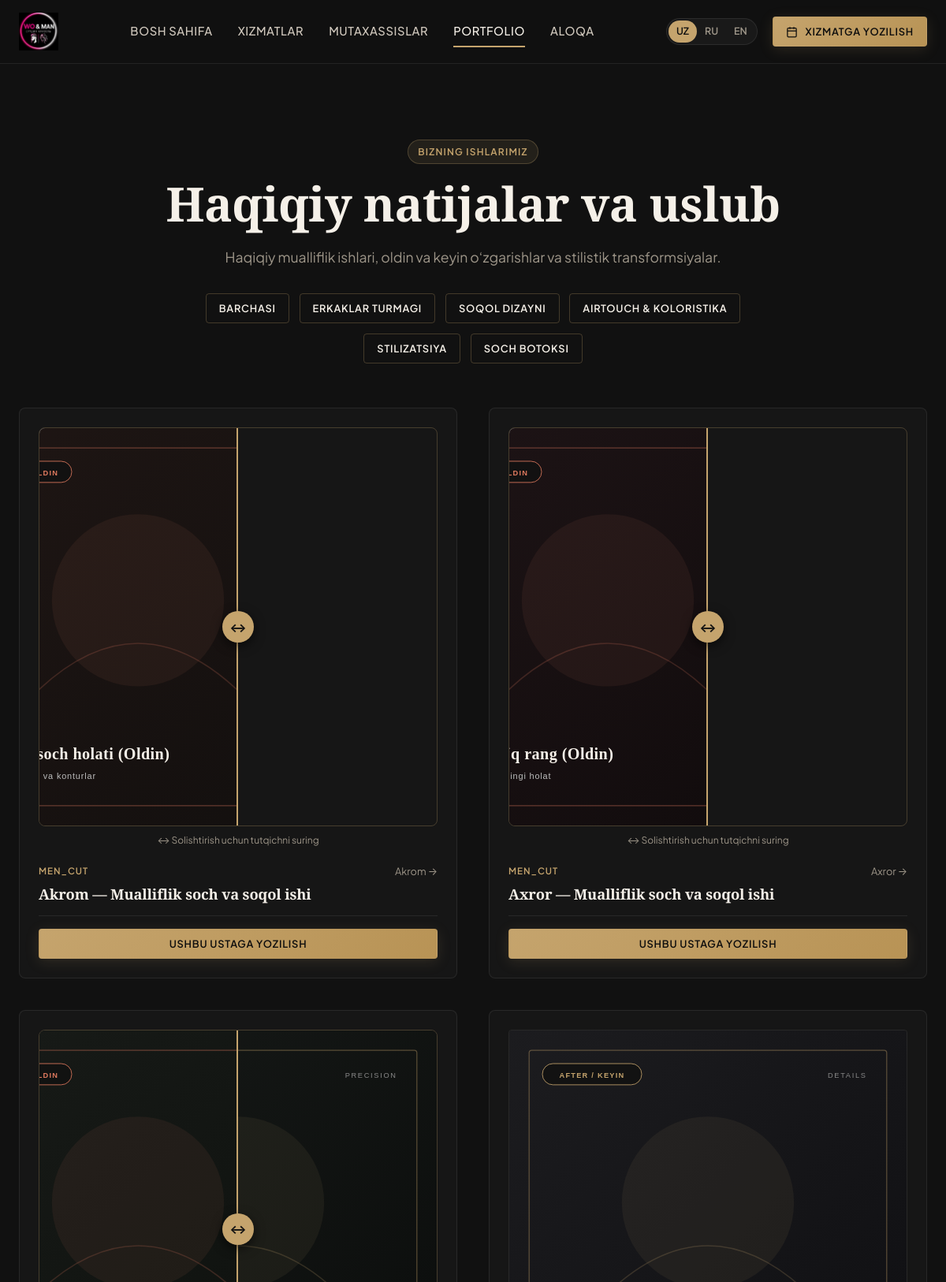
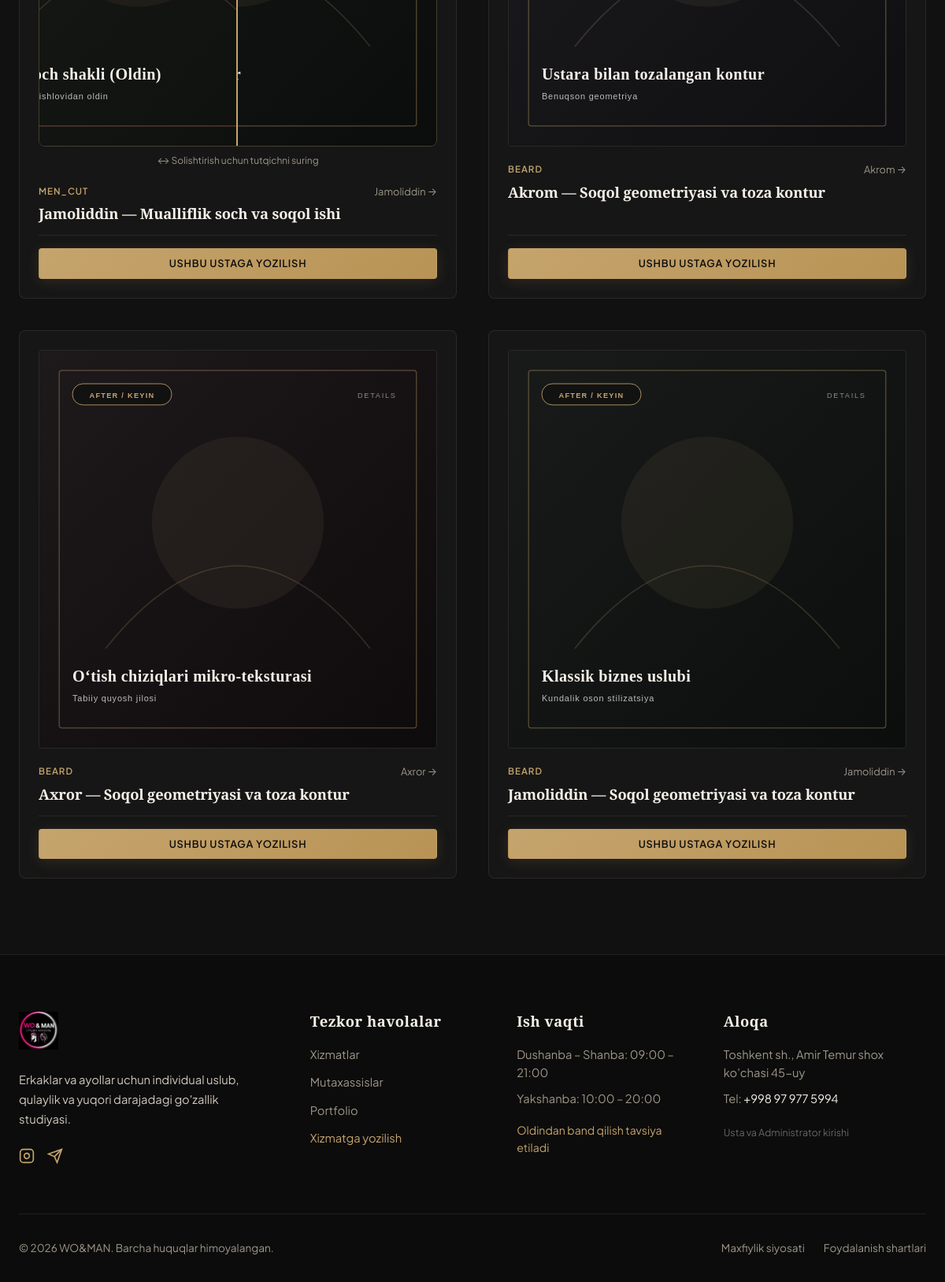
The app's page /portfolio with its own data (2 pictures, top to bottom).
### app/models.py (models this page shows)
class StudioSetting(db.Model):
    __tablename__ = 'studio_settings'
    key = db.Column(db.String(64), primary_key=True)
    value = db.Column(db.Text, nullable=True)
    description = db.Column(db.String(255), nullable=True)
    updated_at = db.Column(db.DateTime, default=datetime.utcnow, onupdate=datetime.utcnow)

class PortfolioItem(db.Model):
    __tablename__ = 'portfolio_items'
    id = db.Column(db.Integer, primary_key=True)
    professional_id = db.Column(db.Integer, db.ForeignKey('professionals.id', ondelete='CASCADE'), nullable=False, index=True)
    title_uz = db.Column(db.String(150), nullable=False)
    title_ru = db.Column(db.String(150), nullable=False)
    title_en = db.Column(db.String(150), nullable=False)
    category = db.Column(db.String(50), default='styling') # men_cut, beard, women_cut, color, treatment, styling
    image_url = db.Column(db.String(255), nullable=False)
    before_image_url = db.Column(db.String(255), nullable=True) # Optional before photo for before/after comparison
    video_url = db.Column(db.String(255), nullable=True)
    is_featured = db.Column(db.Boolean, default=False)
    is_approved = db.Column(db.Boolean, default=True)
    sort_order = db.Column(db.Integer, default=0)
    created_at = db.Column(db.DateTime, default=datetime.utcnow)

class Professional(db.Model):
    __tablename__ = 'professionals'
    id = db.Column(db.Integer, primary_key=True)
    user_id = db.Column(db.Integer, db.ForeignKey('users.id', ondelete='SET NULL'), nullable=True)
    slug = db.Column(db.String(80), unique=True, nullable=False, index=True)
    name = db.Column(db.String(120), nullable=False)
    title_uz = db.Column(db.String(150), nullable=False)
    title_ru = db.Column(db.String(150), nullable=False)
    title_en = db.Column(db.String(150), nullable=False)
    bio_uz = db.Column(db.Text, nullable=False)
    bio_ru = db.Column(db.Text, nullable=False)
    bio_en = db.Column(db.Text, nullable=False)
    specialties_uz = db.Column(db.String(255), nullable=True)
    specialties_ru = db.Column(db.String(255), nullable=True)
    specialties_en = db.Column(db.String(255), nullable=True)
    skills_uz = db.Column(db.Text, nullable=True)
    skills_ru = db.Column(db.Text, nullable=True)
    skills_en = db.Column(db.Text, nullable=True)
    photo_url = db.Column(db.String(255), nullable=False)
    experience_years = db.Column(db.Integer, default=5)
    instagram_url = db.Column(db.String(200), nullable=True)
    sort_order = db.Column(db.Integer, default=0)
    is_active = db.Column(db.Boolean, default=True)
    telegram_chat_id = db.Column(db.String(100), nullable=True)
    sms_phone = db.Column(db.String(30), nullable=True)
    services = db.relationship('Service', secondary=professional_services, backref=db.backref('professionals', lazy='dynamic'))
    schedules = db.relationship('WeeklySchedule', backref='professional', cascade='all, delete-orphan', lazy='dynamic')
    overrides = db.relationship('ScheduleOverride', backref='professional', cascade='all, delete-orphan', lazy='dynamic')
    portfolio_items = db.relationship('PortfolioItem', backref='professional', cascade='all, delete-orphan', lazy='dynamic', order_by='PortfolioItem.sort_order')
    appointments = db.relationship('Appointment', backref='professional', lazy='dynamic')
    reviews = db.relationship('Review', backref='professional', cascade='all, delete-orphan', lazy='dynamic')
    notification_logs = db.relationship('NotificationLog', backref='professional', lazy='dynamic')

### app/routes/main.py (the view)
@main_bp.route('/portfolio')
def portfolio():
    category = request.args.get('category', 'all')
    query = PortfolioItem.query.filter_by(is_approved=True)
    if category != 'all':
        query = query.filter_by(category=category)
    items = query.order_by(PortfolioItem.sort_order.asc()).all()
    return render_template('portfolio.html', items=items, active_category=category)

### app/i18n/translations.py (called while the page is built)
def get_text(key: str, lang: str = 'uz', default: str = None) -> str:
    if lang not in TRANSLATIONS:
        lang = 'uz'
    return TRANSLATIONS[lang].get(key, TRANSLATIONS['uz'].get(key, default or key))

### app/templates/portfolio.html (shortened to what this page needs)
{% extends 'base.html' %}
{% block content %}
<div class="container section-spacing">
  <div style="text-align: center; max-width: 800px; margin: 0 auto 3.5rem;">
    <span class="badge-gold" style="margin-bottom: 0.8rem;">{{ g.t('section_portfolio_title') }}</span>
    <h1 style="margin-bottom: 1rem;">{{ g.t('section_portfolio_heading') }}</h1>
    <p style="font-size: 1.1rem; color: var(--color-stone);">
      Haqiqiy mualliflik ishlari, oldin va keyin o‘zgarishlar va stilistik transformsiyalar.
    </p>
    <div style="display: flex; justify-content: center; flex-wrap: wrap; gap: 0.8rem; margin-top: 2rem;">
      <a href="/portfolio" class="btn btn-outline btn-sm {% if active_category == 'all' %}active{% endif %}">Barchasi</a>
      <a href="/portfolio?category=men_cut" class="btn btn-outline btn-sm {% if active_category == 'men_cut' %}active{% endif %}">Erkaklar turmagi</a>
      <a href="/portfolio?category=beard" class="btn btn-outline btn-sm {% if active_category == 'beard' %}active{% endif %}">Soqol dizayni</a>
      <a href="/portfolio?category=color" class="btn btn-outline btn-sm {% if active_category == 'color' %}active{% endif %}">AirTouch &amp; Koloristika</a>
      <a href="/portfolio?category=styling" class="btn btn-outline btn-sm {% if active_category == 'styling' %}active{% endif %}">Stilizatsiya</a>
      <a href="/portfolio?category=treatment" class="btn btn-outline btn-sm {% if active_category == 'treatment' %}active{% endif %}">Soch botoksi</a>
    </div>
  </div>
  <div style="display: grid; grid-template-columns: repeat(auto-fill, minmax(360px, 1fr)); gap: 2.5rem;">
    {% for item in items %}
    <div class="luxury-card" style="padding: 1.5rem; display: flex; flex-direction: column;">
      {% if item.before_image_url %}
      <div class="ba-slider-container">
        <div class="ba-before-wrapper">
          <img src="{{ item.before_image_url }}" alt="Before" class="ba-image-before">
        </div>
        <div class="ba-handle">&#8596;</div>
      </div>
      <div style="font-size: 0.75rem; color: var(--color-stone); margin-top: 0.5rem; text-align: center;">
        ↔ Solishtirish uchun tutqichni suring
      </div>
      {% else %}
      <div style="aspect-ratio: 1/1; border-radius: var(--radius-sm); overflow: hidden; border: 1px solid var(--color-border);">
        <img src="{{ item.image_url }}" alt="{{ item.title_uz }}" style="width: 100%; height: 100%; object-fit: cover;">
      </div>
      {% endif %}
      <div style="margin-top: 1.2rem; flex-grow: 1;">
        <div style="display: flex; justify-content: space-between; align-items: center;">
          <span style="font-size: 0.72rem; text-transform: uppercase; color: var(--color-gold); font-weight: 600; letter-spacing: 1px;">
            {{ item.category }}
          </span>
          <a href="/professionals/{{ item.professional.slug }}" style="font-size: 0.8rem; color: var(--color-stone);">
            {{ item.professional.name }} &rarr;
          </a>
        </div>
        <h4 style="font-size: 1.15rem; margin-top: 0.4rem;">
          {% if g.lang == 'ru' %}{{ item.title_ru }}{% elif g.lang == 'en' %}{{ item.title_en }}{% else %}{{ item.title_uz }}{% endif %}
        </h4>
      </div>
      <div style="margin-top: 1rem; border-top: 1px solid var(--color-border); padding-top: 1rem;">
        <a href="/book?pro={{ item.professional.slug }}" class="btn btn-gold btn-sm" style="width: 100%;">
          Ushbu ustaga yozilish
        </a>
      </div>
    </div>
    {% endfor %}
  </div>
</div>
{% endblock %}

### app/templates/base.html (shortened to what this page needs)
<!DOCTYPE html>
<html lang="{{ g.lang }}">
<head>
  <link rel="stylesheet" href="/static/css/luxury.css">
</head>
<body>
  <header class="luxury-navbar" id="main-nav">
    <div class="container nav-container">
      <a href="/" class="brand-logo-link" aria-label="WO&amp;MAN Bosh sahifa">
        <img src="{{ g.brand_logo_path }}" alt="WO&amp;MAN Logo" class="brand-logo-img" id="official-logo-asset">
      </a>
      <nav aria-label="Asosiy menyu" class="nav-menu">
        <a href="/" class="nav-item-link {% if request.endpoint == 'main.home' %}active{% endif %}">{{ g.t('nav_home') }}</a>
        <a href="/services" class="nav-item-link {% if request.endpoint == 'main.services' %}active{% endif %}">{{ g.t('nav_services') }}</a>
        <a href="/professionals" class="nav-item-link {% if request.endpoint == 'main.professionals' or request.endpoint == 'main.professional_detail' %}active{% endif %}">{{ g.t('nav_pros') }}</a>
        <a href="/portfolio" class="nav-item-link {% if request.endpoint == 'main.portfolio' %}active{% endif %}">{{ g.t('nav_portfolio') }}</a>
        <a href="/contact" class="nav-item-link {% if request.endpoint == 'main.contact' %}active{% endif %}">{{ g.t('nav_contact') }}</a>
      </nav>
      <div style="display: flex; align-items: center; gap: 1.2rem;">
        <div class="lang-switcher" aria-label="Tilni tanlash / Выбор языка">
          <a href="/set-language/uz" class="lang-btn {% if g.lang == 'uz' %}active{% endif %}">UZ</a>
          <a href="/set-language/ru" class="lang-btn {% if g.lang == 'ru' %}active{% endif %}">RU</a>
          <a href="/set-language/en" class="lang-btn {% if g.lang == 'en' %}active{% endif %}">EN</a>
        </div>
        <a href="/book" class="btn btn-gold btn-sm" id="nav-book-cta">
          <svg width="15" height="15" viewBox="0 0 24 24" fill="none" stroke="currentColor" stroke-width="2"><rect x="3" y="4" width="18" height="18" rx="2" ry="2"></rect><line x1="16" y1="2" x2="16" y2="6"></line><line x1="8" y1="2" x2="8" y2="6"></line><line x1="3" y1="10" x2="21" y2="10"></line></svg>
          {{ g.t('nav_book') }}
        </a>
      </div>
    </div>
  </header>
  <main>
    {% block content %}{% endblock %}
  </main>
  <footer class="luxury-footer">
    <div class="container">
      <div class="footer-grid">
        <div>
          <img src="{{ g.brand_logo_path }}" alt="WO&amp;MAN" style="height: 48px; margin-bottom: 1.2rem;">
          <p style="font-size: 0.92rem; line-height: 1.7; max-width: 320px;">
            {{ g.t('footer_desc') }}
          </p>
          <div style="display: flex; gap: 1rem; margin-top: 1.5rem;">
            <a href="https://instagram.com/woman_tashkent" target="_blank" rel="noopener" aria-label="Instagram" style="color: var(--color-gold);">
              <svg width="20" height="20" viewBox="0 0 24 24" fill="none" stroke="currentColor" stroke-width="2"><rect x="2" y="2" width="20" height="20" rx="5" ry="5"></rect><path d="M16 11.37A4 4 0 1 1 12.63 8 4 4 0 0 1 16 11.37z"></path><line x1="17.5" y1="6.5" x2="17.51" y2="6.5"></line></svg>
            </a>
            <a href="https://t.me/woman_grooming" target="_blank" rel="noopener" aria-label="Telegram" style="color: var(--color-gold);">
              <svg width="20" height="20" viewBox="0 0 24 24" fill="none" stroke="currentColor" stroke-width="2"><line x1="22" y1="2" x2="11" y2="13"></line><polygon points="22 2 15 22 11 13 2 9 22 2"></polygon></svg>
            </a>
          </div>
        </div>
        <div>
          <h4 style="color: var(--color-ivory); margin-bottom: 1.2rem; font-family: var(--font-serif); letter-spacing: 0.5px;">{{ g.t('footer_quick_links') }}</h4>
          <ul style="list-style: none; display: flex; flex-direction: column; gap: 0.75rem; font-size: 0.92rem;">
            <li><a href="/services" style="color: var(--color-stone);">{{ g.t('nav_services') }}</a></li>
            <li><a href="/professionals" style="color: var(--color-stone);">{{ g.t('nav_pros') }}</a></li>
            <li><a href="/portfolio" style="color: var(--color-stone);">{{ g.t('nav_portfolio') }}</a></li>
            <li><a href="/book" style="color: var(--color-gold);">{{ g.t('nav_book') }}</a></li>
          </ul>
        </div>
        <div>
          <h4 style="color: var(--color-ivory); margin-bottom: 1.2rem; font-family: var(--font-serif); letter-spacing: 0.5px;">{{ g.t('footer_hours') }}</h4>
          <p style="font-size: 0.92rem; color: var(--color-stone); margin-bottom: 0.6rem;">Dushanba – Shanba: 09:00 – 21:00</p>
          <p style="font-size: 0.92rem; color: var(--color-stone); margin-bottom: 1rem;">Yakshanba: 10:00 – 20:00</p>
          <p style="font-size: 0.88rem; color: var(--color-gold);">Oldindan band qilish tavsiya etiladi</p>
        </div>
        <div>
          <h4 style="color: var(--color-ivory); margin-bottom: 1.2rem; font-family: var(--font-serif); letter-spacing: 0.5px;">{{ g.t('nav_contact') }}</h4>
          <p style="font-size: 0.92rem; color: var(--color-stone); margin-bottom: 0.6rem;">Toshkent sh., Amir Temur shox ko'chasi 45-uy</p>
          <p style="font-size: 0.92rem; color: var(--color-stone); margin-bottom: 0.6rem;">Tel: <a href="tel:+998712000020" style="color: var(--color-ivory);">{{ g.studio_phone }}</a></p>
          <p style="font-size: 0.85rem; color: var(--color-stone); margin-top: 1.2rem;">
            <a href="/login" style="color: #666; font-size: 0.78rem;">Usta va Administrator kirishi</a>
          </p>
        </div>
      </div>
      <div class="footer-sub">
        <div>
          &copy; {{ 2026 }} {{ g.t('brand_name') }}. {{ g.t('footer_rights') }}
        </div>
        <div style="display: flex; gap: 1.5rem;">
          <a href="/privacy">{{ g.t('footer_privacy') }}</a>
          <a href="/terms">{{ g.t('footer_terms') }}</a>
        </div>
      </div>
    </div>
  </footer>
</body>
</html>

### records on screen
StudioSetting: brand_logo_path (picture)
PortfolioItem: before_image_url (picture), category "MEN_CUT", professional.name "Akrom", title_uz "Akrom — Mualliflik soch va soqol ishi"
PortfolioItem: before_image_url (picture), category "MEN_CUT", professional.name "Axror", title_uz "Axror — Mualliflik soch va soqol ishi"
PortfolioItem: before_image_url (picture), category "MEN_CUT", professional.name "Jamoliddin", title_uz "Jamoliddin — Mualliflik soch va soqol ishi"
PortfolioItem: image_url (picture), category "BEARD", professional.name "Akrom", title_uz "Akrom — Soqol geometriyasi va toza kontur"
PortfolioItem: image_url (picture), category "BEARD", professional.name "Axror", title_uz "Axror — Soqol geometriyasi va toza kontur"
PortfolioItem: image_url (picture), category "BEARD", professional.name "Jamoliddin", title_uz "Jamoliddin — Soqol geometriyasi va toza kontur"
StudioSetting: studio_phone "+998 97 977 5994"

### other values on screen
{{ g.t('nav_home') }} "BOSH SAHIFA"
{{ g.t('nav_services') }} "XIZMATLAR"
{{ g.t('nav_pros') }} "MUTAXASSISLAR"
{{ g.t('nav_portfolio') }} "PORTFOLIO"
{{ g.t('nav_contact') }} "ALOQA"
{{ g.t('nav_book') }} "XIZMATGA YOZILISH"
{{ g.t('section_portfolio_title') }} "BIZNING ISHLARIMIZ"
{{ g.t('section_portfolio_heading') }} "Haqiqiy natijalar va uslub"
{{ g.t('footer_desc') }} "Erkaklar va ayollar uchun individual uslub, qulaylik va yuqori darajadagi go'zallik studiyasi."
{{ g.t('footer_quick_links') }} "Tezkor havolalar"
{{ g.t('nav_services') }} "Xizmatlar"
{{ g.t('nav_pros') }} "Mutaxassislar"
{{ g.t('nav_portfolio') }} "Portfolio"
{{ g.t('nav_book') }} "Xizmatga yozilish"
{{ g.t('footer_hours') }} "Ish vaqti"
